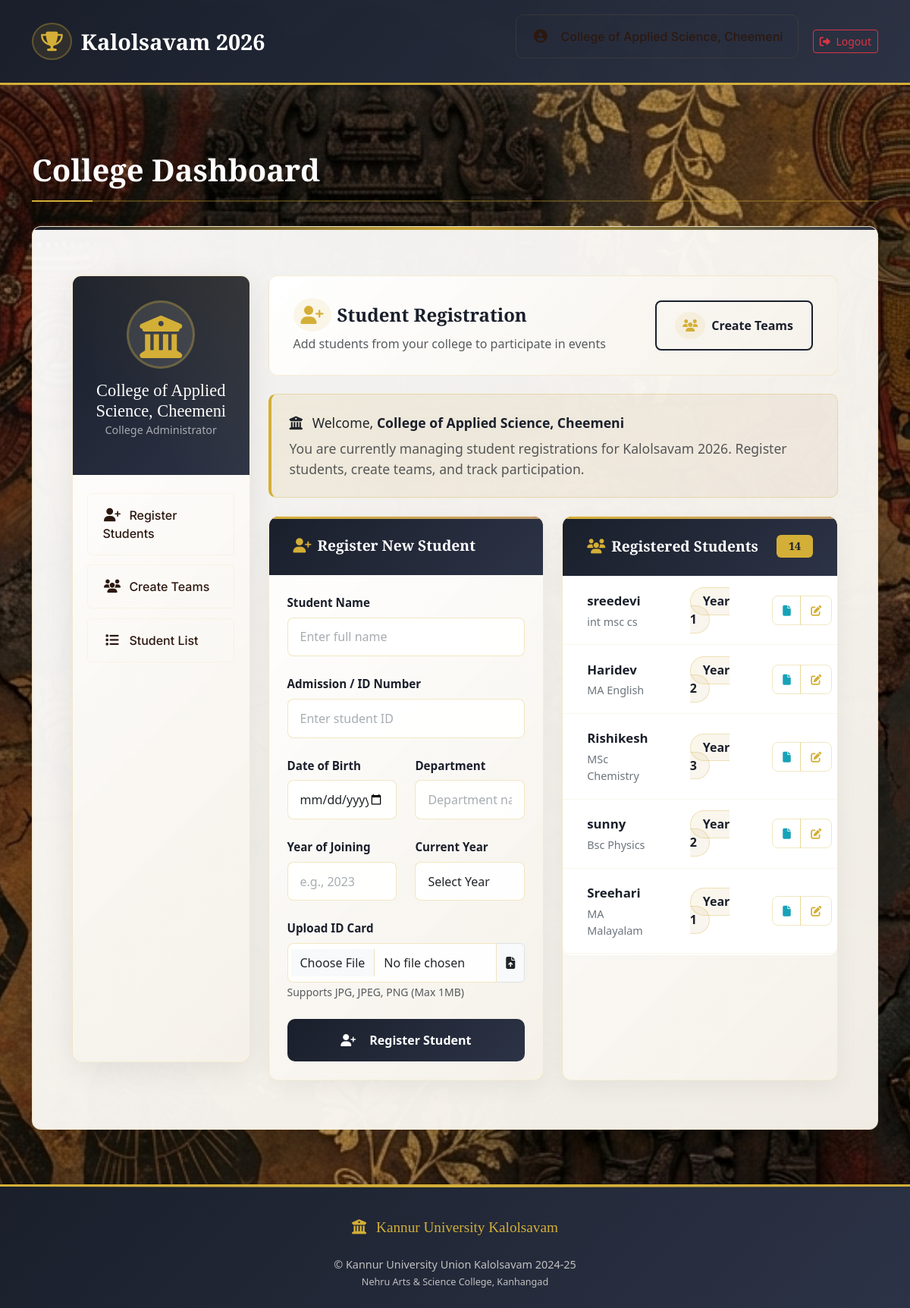
Page /college/dashboard/ (signed in) on the committed database.
### accounts/models.py (models this page shows, shortened)
class College(models.Model):
    user = models.ForeignKey(   # 🔥 TEMP: NOT OneToOne
        settings.AUTH_USER_MODEL,
        on_delete=models.CASCADE,
        null=True,
        blank=True,
        related_name="colleges"
    )
    college_name = models.CharField(max_length=255)
    district = models.CharField(max_length=255)

class CustomUser(AbstractUser):
    ROLE_CHOICES = (
        ('college', 'College'),
        ('organizer', 'Organizer'),
        ('admin', 'Admin'),
    )
    role = models.CharField(max_length=20, choices=ROLE_CHOICES, default='college')
    college_name = models.CharField(max_length=255, blank=True, null=True)
    REQUIRED_FIELDS = ["email"]
    USERNAME_FIELD = "username"

class Student(models.Model):
    college = models.ForeignKey(College, on_delete=models.CASCADE)
    name = models.CharField(max_length=255)
    id_card = models.CharField(max_length=255)
    date_of_birth = models.DateField()
    department = models.CharField(max_length=255)
    year_of_joining = models.IntegerField()
    current_year = models.IntegerField()
    id_card_file = models.FileField(upload_to=student_upload_path, null=True, blank=True)

### accounts/views.py (the view)
# urls.py: path("college/dashboard/", views.college_dashboard, name="college_dashboard"),
@login_required
def college_dashboard(request):
    if request.user.role != "college":
        return redirect("home")
    college = get_object_or_404(College, user=request.user)
    if request.method == "POST" and "add_student" in request.POST:
        form = StudentForm(request.POST, request.FILES)
        if form.is_valid():
            student = form.save(commit=False)
            student.college = college
            student.save()
            messages.success(request, "Student added")
            return redirect("college_dashboard")
    else:
        form = StudentForm()
    return render(request, "accounts/register.html", {
        "student_form": form,
        "students": Student.objects.filter(college=college),
        "items": Item.objects.all(),
        "college": college,
    })

### accounts/forms.py
class StudentForm(forms.ModelForm):
    class Meta:
        model = Student
        fields = [
            "name",
            "id_card",
            "date_of_birth",
            "department",
            "year_of_joining",
            "current_year",
        ]

### accounts/templates/accounts/register.html (shortened to what this page needs)
{% extends 'base.html' %}
{% load widget_tweaks %}
{% load static %}
{% block page_title_content %}
    College Dashboard
{% endblock %}
{% block content %}
<div class="container-fluid py-4 college-dashboard">
    <div class="row">
        <div class="col-lg-3 col-md-4 mb-4">
            <div class="sidebar-card h-100">
                <div class="gradient-header text-center">
                    <i class="fas fa-university"></i>
                    <h5 class="text-white mb-0">{{ college.college_name|default:user.username }}</h5>
                    <p class="small opacity-75">College Administrator</p>
                </div>
                <div class="nav-container">
                    <ul class="nav nav-pills flex-column">
                        <li class="nav-item">
                            <a class="nav-link {% if request.path == '/college/register-student/' %}active{% endif %}"
                               href="{% url 'register_student' %}">
                                <i class="fas fa-user-plus"></i>Register Students
                            </a>
                        </li>
                        <li class="nav-item">
                            <a class="nav-link {% if request.path == '/team/create/' %}active{% endif %}"
                               href="{% url 'team_creation' %}">
                                <i class="fas fa-users"></i>Create Teams
                            </a>
                        </li>
                        <li class="nav-item">
                            <a class="nav-link" href="{% url 'student_summary' %}">
                                <i class="fas fa-list"></i>Student List
                            </a>
                        </li>
                    </ul>
                </div>
            </div>
        </div>
        <div class="col-lg-9 col-md-8">
            <div class="main-header mb-4">
                <div>
                    <h2 class="h4 fw-bold mb-1">
                        <i class="fas fa-user-plus me-2"></i>Student Registration
                    </h2>
                    <p class="text-muted mb-0">Add students from your college to participate in events</p>
                </div>
                <div>
                    <a href="{% url 'team_creation' %}" class="btn btn-outline-primary">
                        <i class="fas fa-users me-2"></i>Create Teams
                    </a>
                </div>
            </div>
            <div class="welcome-alert mb-4">
                <i class="fas fa-university me-2"></i>
                Welcome, <span>{{ user.college_name }}</span>
                <p class="mb-0 mt-2 text-muted">
                    You are currently managing student registrations for Kalolsavam 2026.
                    Register students, create teams, and track participation.
                </p>
            </div>
            <div class="row g-4">
                <div class="col-lg-6 col-md-12">
                    <div class="dashboard-card">
                        <div class="card-header">
                            <i class="fas fa-user-plus me-2"></i>Register New Student
                        </div>
                        <div class="card-body p-4">
                            <form method="POST" enctype="multipart/form-data" action="{% url 'register_student' %}">
                                <div class="mb-4">
                                    <label class="form-label">Student Name</label>
                                    <input type="text" name="name" class="form-control"
                                           placeholder="Enter full name" required>
                                </div>
                                <div class="mb-4">
                                    <label class="form-label">Admission / ID Number</label>
                                    <input type="text" name="id_card" class="form-control"
                                           placeholder="Enter student ID" required>
                                </div>
                                <div class="row mb-4">
                                    <div class="col-md-6">
                                        <label class="form-label">Date of Birth</label>
                                        <input type="date" name="date_of_birth" class="form-control" required>
                                    </div>
                                    <div class="col-md-6">
                                        <label class="form-label">Department</label>
                                        <input type="text" name="department" class="form-control"
                                               placeholder="Department name" required>
                                    </div>
                                </div>
                                <div class="row mb-4">
                                    <div class="col-md-6">
                                        <label class="form-label">Year of Joining</label>
                                        <input type="number" name="year_of_joining" class="form-control"
                                            min="2000" max="2026"
                                            placeholder="e.g., 2023" required>
                                    </div>
                                    <div class="col-md-6">
                                        <label class="form-label">Current Year</label>
                                        <select name="current_year" class="form-select" required>
                                            <option value="">Select Year</option>
                                        </select>
                                    </div>
                                </div>
                                <div class="mb-4">
                                    <label class="form-label">Upload ID Card </label>
                                    <div class="input-group">
                                        <input type="file" name="id_card_file" class="form-control"
                                               accept=".pdf,.jpg,.jpeg,.png">
                                        <span class="input-group-text">
                                            <i class="fas fa-file-upload"></i>
                                        </span>
                                    </div>
                                    <small class="text-muted">Supports JPG, JPEG, PNG (Max 1MB)</small>
                                </div>
                                <button type="submit" class="btn btn-primary w-100">
                                    <i class="fas fa-user-plus me-2"></i>Register Student
                                </button>
                            </form>
                        </div>
                    </div>
                </div>
                <div class="col-lg-6 col-md-12">
                    <div class="dashboard-card">
                        <div class="card-header d-flex justify-content-between align-items-center">
                            <div>
                                <i class="fas fa-users me-2"></i>Registered Students
                            </div>
                            <span class="badge">{{ students|length }}</span>
                        </div>
                        <div class="student-table-container">
                            {% if students %}
                                <table class="table align-middle">
                                    <tbody>
                                    {% for student in students %}
                                        <tr>
                                            <td>
                                                <div class="student-name">{{ student.name }}</div>
                                                <div class="student-dept">{{ student.department }}</div>
                                            </td>
                                            <td>
                                                <span class="year-badge">Year {{ student.current_year }}</span>
                                            </td>
                                            <td class="text-end">
                                                <div class="btn-group">
                                                    {% if student.id_card_file %}
                                                        <a class="btn btn-outline-info btn-sm"
                                                           href="{{ student.id_card_file.url }}"
                                                           target="_blank"
                                                           title="View ID Card">
                                                            <i class="fas fa-file"></i>
                                                        </a>
                                                    {% endif %}
                                                    <a href="{% url 'edit_student' student.id %}"
                                                       class="btn btn-outline-warning btn-sm"
                                                       title="Edit Student">
                                                        <i class="fas fa-edit"></i>
                                                    </a>
                                                </div>
                                            </td>
                                        </tr>
                                    {% endfor %}
                                    </tbody>
                                </table>
                            {% else %}
                                <div class="empty-state">
                                    <i class="fas fa-users"></i>
                                    <h6 class="mb-2">No Students Registered</h6>
                                    <p class="text-muted mb-0">Start by registering your first student</p>
                                </div>
                            {% endif %}
                        </div>
                    </div>
                </div>
            </div>
        </div>
    </div>
</div>
{% endblock %}

### accounts/templates/base.html (shortened to what this page needs)
{% load static %}
<!DOCTYPE html>
<html lang="en">
<head>
    <link href="https://cdn.jsdelivr.net/npm/bootstrap@5.3.2/dist/css/bootstrap.min.css" rel="stylesheet">
    <link rel="stylesheet" href="https://cdnjs.cloudflare.com/ajax/libs/font-awesome/6.5.0/css/all.min.css">
</head>
<body class="d-flex flex-column min-vh-100">
    <nav class="navbar navbar-expand-lg navbar-dark">
        <div class="container">
            <a class="navbar-brand" href="{% url 'home' %}">
                <i class="fas fa-trophy"></i>
                <span>Kalolsavam 2026</span>
            </a>
            <div class="collapse navbar-collapse" id="navbarNav">
                <ul class="navbar-nav ms-auto align-items-center">
                    {% if user.is_authenticated %}
                        <li class="nav-item me-3">
                            <span class="nav-link">
                                <i class="fas fa-user-circle" ></i>
                                {{ college.college_name|default:user.username }}
                            </span>
                        </li>
                        <li class="nav-item">
                            <a class="btn btn-outline-danger btn-sm" href="{% url 'logout' %}">
                                <i class="fas fa-sign-out-alt me-1"></i> Logout
                            </a>
                        </li>
                    {% else %}
                        <li class="nav-item">
                            <a class="btn btn-primary" href="{% url 'login' %}">
                                <i class="fas fa-sign-in-alt me-1"></i> Login
                            </a>
                        </li>
                    {% endif %}
                </ul>
            </div>
        </div>
    </nav>
    <main class="page-container flex-fill">
        <div class="container py-4">
            {% block page_title %}
                <h1 class="page-title">{% block page_title_content %}{% endblock %}</h1>
            {% endblock %}
            <div class="main-card">
                {% block content %}{% endblock %}
            </div>
        </div>
    </main>
    <footer class="mt-auto">
        <div class="container">
            <div class="footer-content">
                <div class="footer-logo">
                    <i class="fas fa-university me-2"></i>
                    Kannur University Kalolsavam
                </div>
                <div class="copyright">
                    © Kannur University Union Kalolsavam 2024-25
                    <br>
                    <small>Nehru Arts & Science College, Kanhangad</small>
                </div>
            </div>
        </div>
    </footer>
</body>
</html>

### rows in the picture
College: college_name "College of Applied Science, Cheemeni"
CustomUser: college_name "College of Applied Science, Cheemeni"
Student: name "sreedevi", department "int msc cs", current_year "1"
Student: name "Haridev", department "MA English", current_year "2"
Student: name "Rishikesh", department "MSc Chemistry", current_year "3"
Student: name "sunny", department "Bsc Physics", current_year "2"
Student: name "Sreehari", department "MA Malayalam", current_year "1"

### other values in the picture
{{ students|length }} "14"
